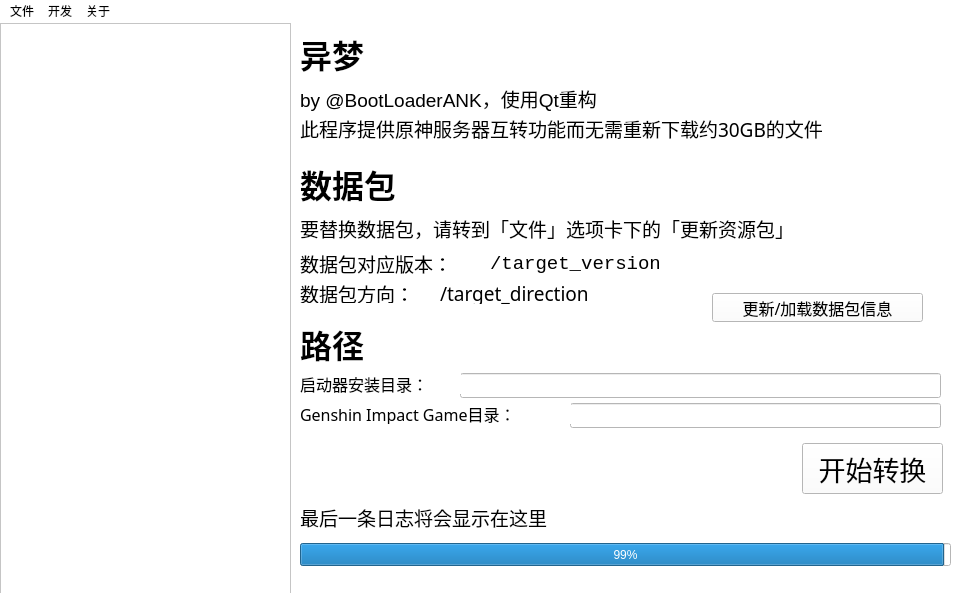
<?xml version="1.0" encoding="UTF-8"?>
<ui version="4.0">
 <class>MainWindow</class>
 <widget class="QMainWindow" name="MainWindow">
  <property name="geometry">
   <rect>
    <x>0</x>
    <y>0</y>
    <width>961</width>
    <height>615</height>
   </rect>
  </property>
  <property name="font">
   <font>
    <family>Source Han Sans</family>
    <pointsize>18</pointsize>
   </font>
  </property>
  <property name="windowTitle">
   <string>异梦 ver 2.0.1 重构版本 build 220405</string>
  </property>
  <property name="styleSheet">
   <string notr="true">background-color: rgb(255, 255, 255);</string>
  </property>
  <widget class="QWidget" name="centralwidget">
   <widget class="QGraphicsView" name="graphicsView">
    <property name="geometry">
     <rect>
      <x>0</x>
      <y>0</y>
      <width>291</width>
      <height>631</height>
     </rect>
    </property>
    <property name="styleSheet">
     <string notr="true">background-image: url(:/Pictures/D:/Genshin Impact International/Genshin Impact/Genshin Impact game/ScreenShot/20220320123857.png);</string>
    </property>
   </widget>
   <widget class="QLabel" name="label">
    <property name="geometry">
     <rect>
      <x>300</x>
      <y>10</y>
      <width>251</width>
      <height>41</height>
     </rect>
    </property>
    <property name="font">
     <font>
      <family>Source Han Sans Heavy</family>
      <pointsize>24</pointsize>
      <bold>true</bold>
     </font>
    </property>
    <property name="text">
     <string>异梦</string>
    </property>
   </widget>
   <widget class="QLabel" name="label_2">
    <property name="geometry">
     <rect>
      <x>300</x>
      <y>60</y>
      <width>641</width>
      <height>31</height>
     </rect>
    </property>
    <property name="font">
     <font>
      <pointsize>14</pointsize>
     </font>
    </property>
    <property name="text">
     <string>by @BootLoaderANK，使用Qt重构</string>
    </property>
   </widget>
   <widget class="QLabel" name="label_3">
    <property name="geometry">
     <rect>
      <x>300</x>
      <y>90</y>
      <width>651</width>
      <height>31</height>
     </rect>
    </property>
    <property name="font">
     <font>
      <family>Source Han Sans</family>
      <pointsize>14</pointsize>
     </font>
    </property>
    <property name="text">
     <string>此程序提供原神服务器互转功能而无需重新下载约30GB的文件</string>
    </property>
   </widget>
   <widget class="QLabel" name="label_4">
    <property name="geometry">
     <rect>
      <x>300</x>
      <y>140</y>
      <width>231</width>
      <height>41</height>
     </rect>
    </property>
    <property name="font">
     <font>
      <family>Source Han Sans Heavy</family>
      <pointsize>24</pointsize>
      <bold>true</bold>
     </font>
    </property>
    <property name="text">
     <string>数据包</string>
    </property>
   </widget>
   <widget class="QLabel" name="label_5">
    <property name="geometry">
     <rect>
      <x>300</x>
      <y>190</y>
      <width>641</width>
      <height>31</height>
     </rect>
    </property>
    <property name="font">
     <font>
      <family>Source Han Sans</family>
      <pointsize>14</pointsize>
     </font>
    </property>
    <property name="text">
     <string>要替换数据包，请转到「文件」选项卡下的「更新资源包」</string>
    </property>
   </widget>
   <widget class="QLabel" name="label_6">
    <property name="geometry">
     <rect>
      <x>300</x>
      <y>230</y>
      <width>201</width>
      <height>21</height>
     </rect>
    </property>
    <property name="font">
     <font>
      <family>Source Han Sans</family>
      <pointsize>14</pointsize>
     </font>
    </property>
    <property name="text">
     <string>数据包对应版本：</string>
    </property>
   </widget>
   <widget class="QLabel" name="Datapack_Version_Display">
    <property name="geometry">
     <rect>
      <x>490</x>
      <y>220</y>
      <width>431</width>
      <height>41</height>
     </rect>
    </property>
    <property name="font">
     <font>
      <family>Consolas</family>
      <pointsize>14</pointsize>
     </font>
    </property>
    <property name="text">
     <string>/target_version</string>
    </property>
   </widget>
   <widget class="QProgressBar" name="Progress">
    <property name="geometry">
     <rect>
      <x>300</x>
      <y>520</y>
      <width>651</width>
      <height>23</height>
     </rect>
    </property>
    <property name="value">
     <number>99</number>
    </property>
   </widget>
   <widget class="QLabel" name="label_7">
    <property name="geometry">
     <rect>
      <x>300</x>
      <y>260</y>
      <width>151</width>
      <height>20</height>
     </rect>
    </property>
    <property name="font">
     <font>
      <family>Source Han Sans</family>
      <pointsize>14</pointsize>
     </font>
    </property>
    <property name="text">
     <string>数据包方向：</string>
    </property>
   </widget>
   <widget class="QLabel" name="Datapack_Direction_Display">
    <property name="geometry">
     <rect>
      <x>440</x>
      <y>260</y>
      <width>341</width>
      <height>21</height>
     </rect>
    </property>
    <property name="font">
     <font>
      <family>Source Han Sans Light</family>
      <pointsize>14</pointsize>
     </font>
    </property>
    <property name="text">
     <string>/target_direction</string>
    </property>
   </widget>
   <widget class="QLabel" name="label_8">
    <property name="geometry">
     <rect>
      <x>300</x>
      <y>300</y>
      <width>111</width>
      <height>41</height>
     </rect>
    </property>
    <property name="font">
     <font>
      <family>Source Han Sans Heavy</family>
      <pointsize>24</pointsize>
      <bold>true</bold>
     </font>
    </property>
    <property name="text">
     <string>路径</string>
    </property>
   </widget>
   <widget class="QLineEdit" name="Installer_Dir">
    <property name="geometry">
     <rect>
      <x>460</x>
      <y>350</y>
      <width>481</width>
      <height>25</height>
     </rect>
    </property>
    <property name="font">
     <font>
      <family>Consolas</family>
      <pointsize>12</pointsize>
     </font>
    </property>
   </widget>
   <widget class="QLabel" name="label_9">
    <property name="geometry">
     <rect>
      <x>300</x>
      <y>350</y>
      <width>161</width>
      <height>21</height>
     </rect>
    </property>
    <property name="font">
     <font>
      <family>Source Han Sans</family>
      <pointsize>12</pointsize>
     </font>
    </property>
    <property name="text">
     <string>启动器安装目录：</string>
    </property>
   </widget>
   <widget class="QLineEdit" name="Game_Dir">
    <property name="geometry">
     <rect>
      <x>570</x>
      <y>380</y>
      <width>371</width>
      <height>25</height>
     </rect>
    </property>
    <property name="font">
     <font>
      <family>Consolas</family>
      <pointsize>12</pointsize>
     </font>
    </property>
   </widget>
   <widget class="QLabel" name="label_10">
    <property name="geometry">
     <rect>
      <x>300</x>
      <y>380</y>
      <width>271</width>
      <height>21</height>
     </rect>
    </property>
    <property name="font">
     <font>
      <family>Source Han Sans</family>
      <pointsize>12</pointsize>
     </font>
    </property>
    <property name="text">
     <string>Genshin Impact Game目录：</string>
    </property>
   </widget>
   <widget class="QPushButton" name="Convert_Start">
    <property name="geometry">
     <rect>
      <x>802</x>
      <y>420</y>
      <width>141</width>
      <height>51</height>
     </rect>
    </property>
    <property name="font">
     <font>
      <family>Source Han Sans</family>
      <pointsize>20</pointsize>
     </font>
    </property>
    <property name="autoFillBackground">
     <bool>false</bool>
    </property>
    <property name="styleSheet">
     <string notr="true">border-color: rgb(33, 150, 243);</string>
    </property>
    <property name="text">
     <string>开始转换</string>
    </property>
    <property name="autoDefault">
     <bool>true</bool>
    </property>
    <property name="flat">
     <bool>false</bool>
    </property>
   </widget>
   <widget class="QLabel" name="Status">
    <property name="geometry">
     <rect>
      <x>300</x>
      <y>479</y>
      <width>641</width>
      <height>31</height>
     </rect>
    </property>
    <property name="font">
     <font>
      <family>Source Han Sans</family>
      <pointsize>14</pointsize>
     </font>
    </property>
    <property name="text">
     <string>最后一条日志将会显示在这里</string>
    </property>
   </widget>
   <widget class="QPushButton" name="Update_Datapack_Info">
    <property name="geometry">
     <rect>
      <x>712</x>
      <y>270</y>
      <width>211</width>
      <height>29</height>
     </rect>
    </property>
    <property name="font">
     <font>
      <family>Source Han Sans ExtraLight</family>
      <pointsize>12</pointsize>
     </font>
    </property>
    <property name="text">
     <string>更新/加载数据包信息</string>
    </property>
   </widget>
  </widget>
  <widget class="QMenuBar" name="menubar">
   <property name="geometry">
    <rect>
     <x>0</x>
     <y>0</y>
     <width>961</width>
     <height>26</height>
    </rect>
   </property>
   <widget class="QMenu" name="menu">
    <property name="title">
     <string>文件</string>
    </property>
    <addaction name="action"/>
   </widget>
   <widget class="QMenu" name="menu_2">
    <property name="title">
     <string>开发</string>
    </property>
    <addaction name="action_2"/>
    <addaction name="action_3"/>
   </widget>
   <widget class="QMenu" name="menu_3">
    <property name="title">
     <string>关于</string>
    </property>
    <addaction name="action_4"/>
    <addaction name="separator"/>
    <addaction name="action_6"/>
    <addaction name="action_7"/>
   </widget>
   <addaction name="menu"/>
   <addaction name="menu_2"/>
   <addaction name="menu_3"/>
  </widget>
  <widget class="QStatusBar" name="statusbar"/>
  <action name="action">
   <property name="text">
    <string>更新资源包</string>
   </property>
  </action>
  <action name="action_2">
   <property name="text">
    <string>测试模式</string>
   </property>
  </action>
  <action name="action_3">
   <property name="text">
    <string>沙盒</string>
   </property>
  </action>
  <action name="action_4">
   <property name="text">
    <string>许可</string>
   </property>
  </action>
  <action name="action_6">
   <property name="text">
    <string>更新日志</string>
   </property>
  </action>
  <action name="action_7">
   <property name="text">
    <string>关于 异梦</string>
   </property>
  </action>
 </widget>
 <resources/>
 <connections/>
</ui>
